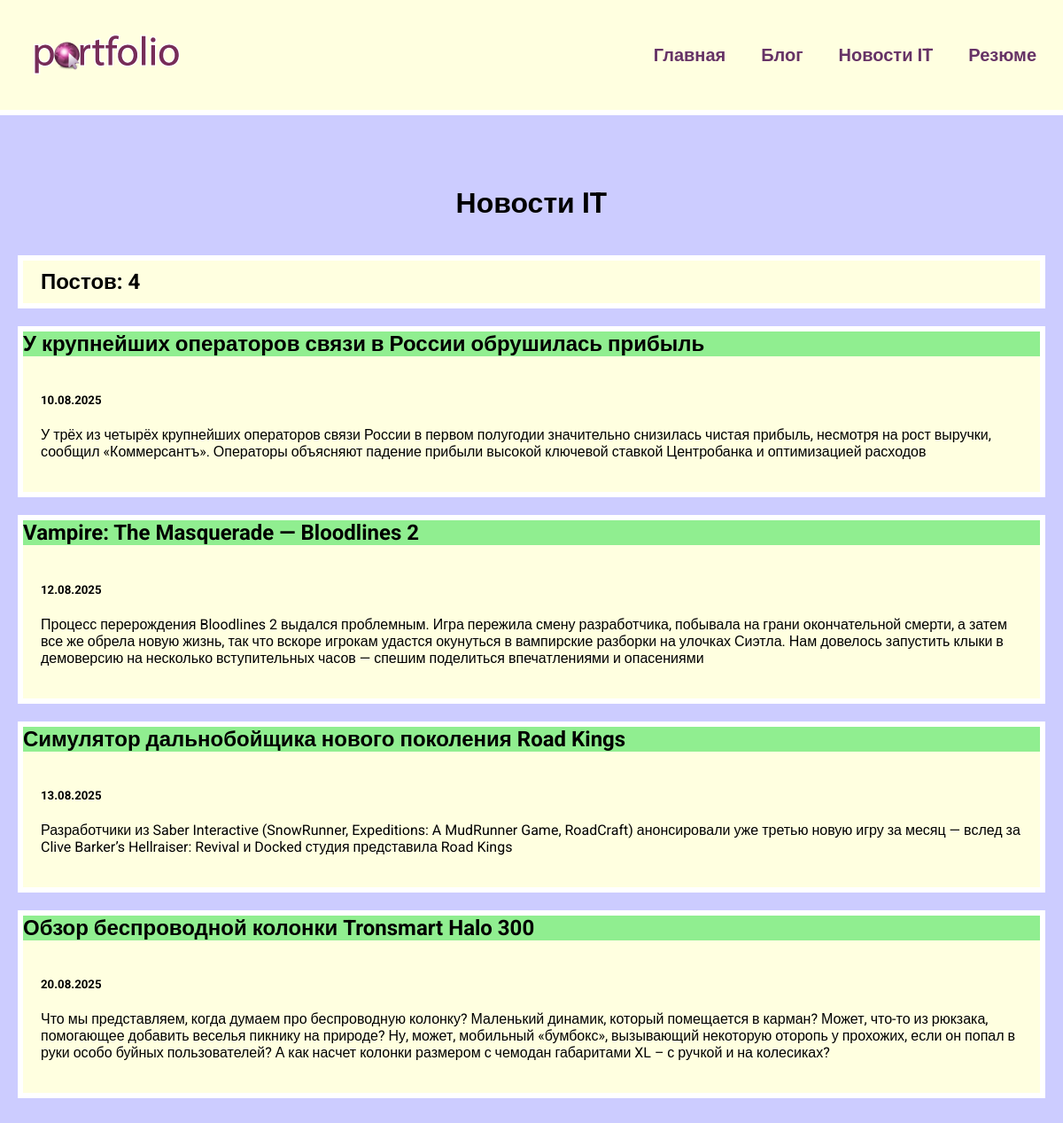
/snews/, run on the app's committed database.
### snews/models.py (models this page shows, shortened)
class Snews(models.Model):
    title = models.CharField(max_length=200)
    description = models.TextField()
    date = models.DateField()

### snews/views.py (the view)
# urls.py: path('', views.snewss, name="snewss"),
def snewss(request):
    sns = Snews.objects.all()
    return render(request, 'snews/snewss.html', {'sns': sns})

### snews/templates/snews/snewss.html
{% extends 'skills/base.html' %}
{% block content %}
<h1>Новости IT</h1>
<h2 class="count">Постов: {{ sns.count }}</h2>
{% for sn in sns %}
<div class="element">
    <h2 class="top1">{{ sn.title }}</h2>
    <div class="blog_text">
        <h5>{{ sn.date|date:'d.m.Y' }}</h5>
        <p>{{ sn.description }}</p>
    </div>
</div>
{% endfor %}
{% endblock %}

### skills/static/css/style.css (style rules this page uses)
body { font-family: "Roboto", sans-serif; padding: 0; margin: 0; background: #CCCCFF; }
.element { flex-basis: 360px; }
.element, .count { background: lightyellow; border: 6px solid #FFF; margin: 20px 0; }
.content h1 { text-align: center; margin: 60px 0 40px; }
.element h2 { background: lightgreen; margin: 0; }
.blog_text { padding: 20px; box-sizing: border-box; }
.count { padding: 10px 20px; box-sizing: border-box; }

### data on the page
Snews: title "У крупнейших операторов связи в России обрушилась прибыль", date "10.08.2025", description "У трёх из четырёх крупнейших операторов связи России в первом полугодии значительно снизилась чистая прибыль, несмотря на рост выручки, сообщил «Коммерсантъ». Операторы объясняют падение прибыли высокой ключевой ставкой Центробанка и оптимизацией расходов"
Snews: title "Vampire: The Masquerade — Bloodlines 2", date "12.08.2025", description "Процесс перерождения Bloodlines 2 выдался проблемным. Игра пережила смену разработчика, побывала на грани окончательной смерти, а затем все же обрела новую жизнь, так что вскоре игрокам удастся окунуться в вампирские разборки на улочках Сиэтла. Нам довелось запустить клыки в демоверсию на несколько вступительных часов — спешим поделиться впечатлениями и опасениями"
Snews: title "Симулятор дальнобойщика нового поколения Road Kings", date "13.08.2025", description "Разработчики из Saber Interactive (SnowRunner, Expeditions: A MudRunner Game, RoadCraft) анонсировали уже третью новую игру за месяц — вслед за Clive Barker’s Hellraiser: Revival и Docked студия представила Road Kings"
Snews: title "Обзор беспроводной колонки Tronsmart Halo 300", date "20.08.2025", description "Что мы представляем, когда думаем про беспроводную колонку? Маленький динамик, который помещается в карман? Может, что-то из рюкзака, помогающее добавить веселья пикнику на природе? Ну, может, мобильный «бумбокс», вызывающий некоторую оторопь у прохожих, если он попал в руки особо буйных пользователей? А как насчет колонки размером с чемодан габаритами XL – с ручкой и на колесиках?"

### other printed values
{{ sns.count }} "4"
